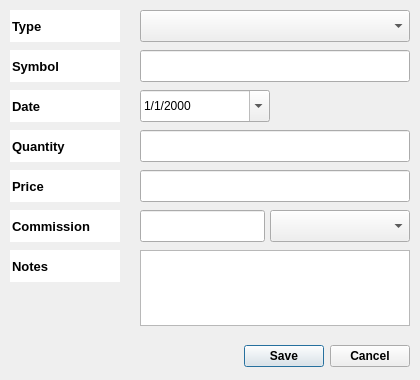
<?xml version="1.0" encoding="UTF-8"?>
<ui version="4.0">
 <class>AddTransactionDialog</class>
 <widget class="QDialog" name="AddTransactionDialog">
  <property name="windowModality">
   <enum>Qt::ApplicationModal</enum>
  </property>
  <property name="geometry">
   <rect>
    <x>0</x>
    <y>0</y>
    <width>420</width>
    <height>380</height>
   </rect>
  </property>
  <property name="minimumSize">
   <size>
    <width>420</width>
    <height>380</height>
   </size>
  </property>
  <property name="maximumSize">
   <size>
    <width>420</width>
    <height>380</height>
   </size>
  </property>
  <property name="windowTitle">
   <string>Add Transaction</string>
  </property>
  <property name="windowIcon">
   <iconset resource="../resources/ChartGeany.qrc">
    <normaloff>:/png/images/icons/PNG/Add_Symbol.png</normaloff>:/png/images/icons/PNG/Add_Symbol.png</iconset>
  </property>
  <property name="autoFillBackground">
   <bool>true</bool>
  </property>
  <property name="sizeGripEnabled">
   <bool>false</bool>
  </property>
  <property name="modal">
   <bool>true</bool>
  </property>
  <widget class="QLineEdit" name="typeLbl">
   <property name="geometry">
    <rect>
     <x>10</x>
     <y>10</y>
     <width>110</width>
     <height>32</height>
    </rect>
   </property>
   <property name="font">
    <font>
     <pointsize>10</pointsize>
     <weight>75</weight>
     <bold>true</bold>
     <kerning>true</kerning>
    </font>
   </property>
   <property name="mouseTracking">
    <bool>false</bool>
   </property>
   <property name="focusPolicy">
    <enum>Qt::NoFocus</enum>
   </property>
   <property name="acceptDrops">
    <bool>false</bool>
   </property>
   <property name="autoFillBackground">
    <bool>true</bool>
   </property>
   <property name="locale">
    <locale language="English" country="UnitedStates"/>
   </property>
   <property name="text">
    <string>Type</string>
   </property>
   <property name="frame">
    <bool>false</bool>
   </property>
   <property name="echoMode">
    <enum>QLineEdit::Normal</enum>
   </property>
   <property name="readOnly">
    <bool>true</bool>
   </property>
  </widget>
  <widget class="QLineEdit" name="symbolLbl">
   <property name="geometry">
    <rect>
     <x>10</x>
     <y>50</y>
     <width>110</width>
     <height>32</height>
    </rect>
   </property>
   <property name="font">
    <font>
     <pointsize>10</pointsize>
     <weight>75</weight>
     <bold>true</bold>
     <kerning>true</kerning>
    </font>
   </property>
   <property name="mouseTracking">
    <bool>false</bool>
   </property>
   <property name="focusPolicy">
    <enum>Qt::NoFocus</enum>
   </property>
   <property name="acceptDrops">
    <bool>false</bool>
   </property>
   <property name="autoFillBackground">
    <bool>true</bool>
   </property>
   <property name="locale">
    <locale language="English" country="UnitedStates"/>
   </property>
   <property name="text">
    <string>Symbol</string>
   </property>
   <property name="frame">
    <bool>false</bool>
   </property>
   <property name="readOnly">
    <bool>true</bool>
   </property>
  </widget>
  <widget class="QLineEdit" name="dateLbl">
   <property name="geometry">
    <rect>
     <x>10</x>
     <y>90</y>
     <width>110</width>
     <height>32</height>
    </rect>
   </property>
   <property name="font">
    <font>
     <pointsize>10</pointsize>
     <weight>75</weight>
     <bold>true</bold>
     <kerning>true</kerning>
    </font>
   </property>
   <property name="mouseTracking">
    <bool>false</bool>
   </property>
   <property name="focusPolicy">
    <enum>Qt::NoFocus</enum>
   </property>
   <property name="acceptDrops">
    <bool>false</bool>
   </property>
   <property name="autoFillBackground">
    <bool>true</bool>
   </property>
   <property name="locale">
    <locale language="English" country="UnitedStates"/>
   </property>
   <property name="text">
    <string>Date</string>
   </property>
   <property name="frame">
    <bool>false</bool>
   </property>
   <property name="readOnly">
    <bool>true</bool>
   </property>
  </widget>
  <widget class="QDialogButtonBox" name="buttonBox">
   <property name="geometry">
    <rect>
     <x>10</x>
     <y>340</y>
     <width>400</width>
     <height>32</height>
    </rect>
   </property>
   <property name="font">
    <font>
     <weight>75</weight>
     <bold>true</bold>
    </font>
   </property>
   <property name="focusPolicy">
    <enum>Qt::NoFocus</enum>
   </property>
   <property name="orientation">
    <enum>Qt::Horizontal</enum>
   </property>
   <property name="standardButtons">
    <set>QDialogButtonBox::Cancel|QDialogButtonBox::Save</set>
   </property>
  </widget>
  <widget class="QComboBox" name="typeComboBox">
   <property name="geometry">
    <rect>
     <x>140</x>
     <y>10</y>
     <width>270</width>
     <height>32</height>
    </rect>
   </property>
   <property name="focusPolicy">
    <enum>Qt::StrongFocus</enum>
   </property>
  </widget>
  <widget class="QDateEdit" name="dateEdit">
   <property name="geometry">
    <rect>
     <x>140</x>
     <y>90</y>
     <width>130</width>
     <height>32</height>
    </rect>
   </property>
   <property name="focusPolicy">
    <enum>Qt::StrongFocus</enum>
   </property>
   <property name="frame">
    <bool>true</bool>
   </property>
   <property name="displayFormat">
    <string>M/d/yyyy</string>
   </property>
   <property name="calendarPopup">
    <bool>true</bool>
   </property>
  </widget>
  <widget class="QLineEdit" name="quantityLbl">
   <property name="geometry">
    <rect>
     <x>10</x>
     <y>130</y>
     <width>110</width>
     <height>32</height>
    </rect>
   </property>
   <property name="font">
    <font>
     <pointsize>10</pointsize>
     <weight>75</weight>
     <bold>true</bold>
     <kerning>true</kerning>
    </font>
   </property>
   <property name="mouseTracking">
    <bool>false</bool>
   </property>
   <property name="focusPolicy">
    <enum>Qt::NoFocus</enum>
   </property>
   <property name="acceptDrops">
    <bool>false</bool>
   </property>
   <property name="autoFillBackground">
    <bool>true</bool>
   </property>
   <property name="locale">
    <locale language="English" country="UnitedStates"/>
   </property>
   <property name="text">
    <string>Quantity</string>
   </property>
   <property name="frame">
    <bool>false</bool>
   </property>
   <property name="readOnly">
    <bool>true</bool>
   </property>
  </widget>
  <widget class="QLineEdit" name="symbolEdit">
   <property name="geometry">
    <rect>
     <x>140</x>
     <y>50</y>
     <width>270</width>
     <height>32</height>
    </rect>
   </property>
   <property name="inputMethodHints">
    <set>Qt::ImhNone</set>
   </property>
   <property name="inputMask">
    <string/>
   </property>
   <property name="maxLength">
    <number>32767</number>
   </property>
  </widget>
  <widget class="QLineEdit" name="quantityEdit">
   <property name="geometry">
    <rect>
     <x>140</x>
     <y>130</y>
     <width>270</width>
     <height>32</height>
    </rect>
   </property>
   <property name="inputMethodHints">
    <set>Qt::ImhNone</set>
   </property>
   <property name="inputMask">
    <string/>
   </property>
   <property name="maxLength">
    <number>32767</number>
   </property>
  </widget>
  <widget class="QLineEdit" name="priceLbl">
   <property name="geometry">
    <rect>
     <x>10</x>
     <y>170</y>
     <width>110</width>
     <height>32</height>
    </rect>
   </property>
   <property name="font">
    <font>
     <pointsize>10</pointsize>
     <weight>75</weight>
     <bold>true</bold>
     <kerning>true</kerning>
    </font>
   </property>
   <property name="mouseTracking">
    <bool>false</bool>
   </property>
   <property name="focusPolicy">
    <enum>Qt::NoFocus</enum>
   </property>
   <property name="acceptDrops">
    <bool>false</bool>
   </property>
   <property name="autoFillBackground">
    <bool>true</bool>
   </property>
   <property name="locale">
    <locale language="English" country="UnitedStates"/>
   </property>
   <property name="text">
    <string>Price</string>
   </property>
   <property name="frame">
    <bool>false</bool>
   </property>
   <property name="readOnly">
    <bool>true</bool>
   </property>
  </widget>
  <widget class="QLineEdit" name="priceEdit">
   <property name="geometry">
    <rect>
     <x>140</x>
     <y>170</y>
     <width>270</width>
     <height>32</height>
    </rect>
   </property>
   <property name="inputMethodHints">
    <set>Qt::ImhNone</set>
   </property>
   <property name="inputMask">
    <string/>
   </property>
   <property name="maxLength">
    <number>32767</number>
   </property>
  </widget>
  <widget class="QLineEdit" name="commissionLbl">
   <property name="geometry">
    <rect>
     <x>10</x>
     <y>210</y>
     <width>110</width>
     <height>32</height>
    </rect>
   </property>
   <property name="font">
    <font>
     <pointsize>10</pointsize>
     <weight>75</weight>
     <bold>true</bold>
     <kerning>true</kerning>
    </font>
   </property>
   <property name="mouseTracking">
    <bool>false</bool>
   </property>
   <property name="focusPolicy">
    <enum>Qt::NoFocus</enum>
   </property>
   <property name="acceptDrops">
    <bool>false</bool>
   </property>
   <property name="autoFillBackground">
    <bool>true</bool>
   </property>
   <property name="locale">
    <locale language="English" country="UnitedStates"/>
   </property>
   <property name="text">
    <string>Commission</string>
   </property>
   <property name="frame">
    <bool>false</bool>
   </property>
   <property name="readOnly">
    <bool>true</bool>
   </property>
  </widget>
  <widget class="QLineEdit" name="commissionEdit">
   <property name="geometry">
    <rect>
     <x>140</x>
     <y>210</y>
     <width>125</width>
     <height>32</height>
    </rect>
   </property>
   <property name="inputMethodHints">
    <set>Qt::ImhNone</set>
   </property>
   <property name="inputMask">
    <string/>
   </property>
  </widget>
  <widget class="QComboBox" name="commtypeComboBox">
   <property name="geometry">
    <rect>
     <x>270</x>
     <y>210</y>
     <width>140</width>
     <height>32</height>
    </rect>
   </property>
   <property name="focusPolicy">
    <enum>Qt::StrongFocus</enum>
   </property>
  </widget>
  <widget class="QLineEdit" name="notesLbl">
   <property name="geometry">
    <rect>
     <x>10</x>
     <y>250</y>
     <width>110</width>
     <height>32</height>
    </rect>
   </property>
   <property name="font">
    <font>
     <pointsize>10</pointsize>
     <weight>75</weight>
     <bold>true</bold>
     <kerning>true</kerning>
    </font>
   </property>
   <property name="mouseTracking">
    <bool>false</bool>
   </property>
   <property name="focusPolicy">
    <enum>Qt::NoFocus</enum>
   </property>
   <property name="acceptDrops">
    <bool>false</bool>
   </property>
   <property name="autoFillBackground">
    <bool>true</bool>
   </property>
   <property name="locale">
    <locale language="English" country="UnitedStates"/>
   </property>
   <property name="text">
    <string>Notes</string>
   </property>
   <property name="frame">
    <bool>false</bool>
   </property>
   <property name="readOnly">
    <bool>true</bool>
   </property>
  </widget>
  <widget class="QPlainTextEdit" name="notesEdit">
   <property name="geometry">
    <rect>
     <x>140</x>
     <y>250</y>
     <width>270</width>
     <height>76</height>
    </rect>
   </property>
  </widget>
 </widget>
 <resources>
  <include location="../resources/ChartGeany.qrc"/>
 </resources>
 <connections/>
</ui>
